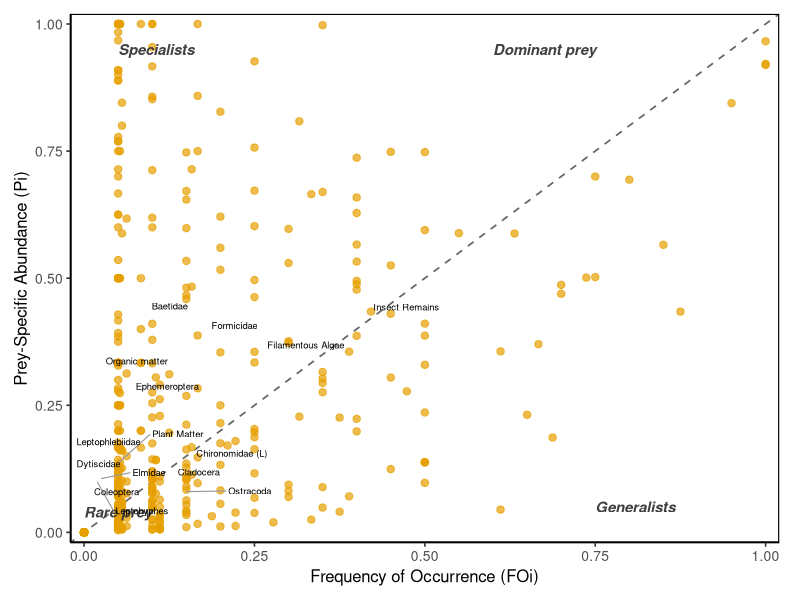
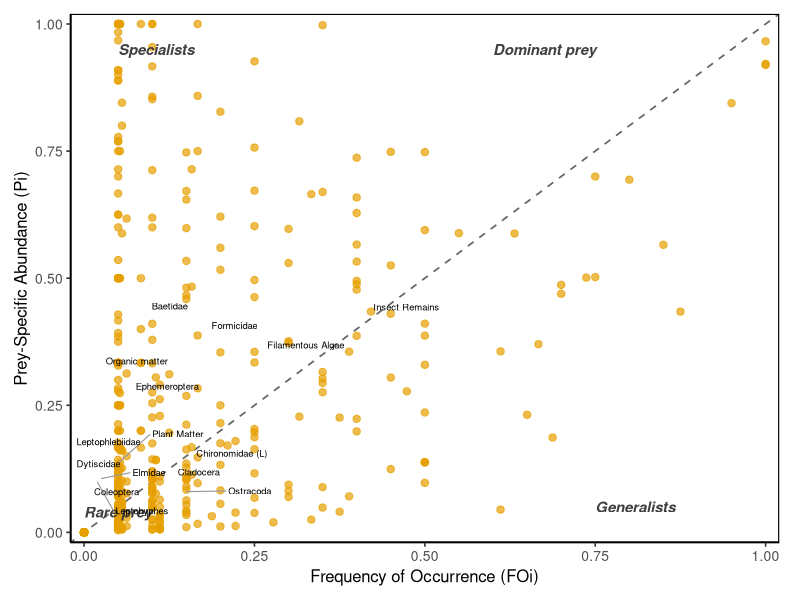
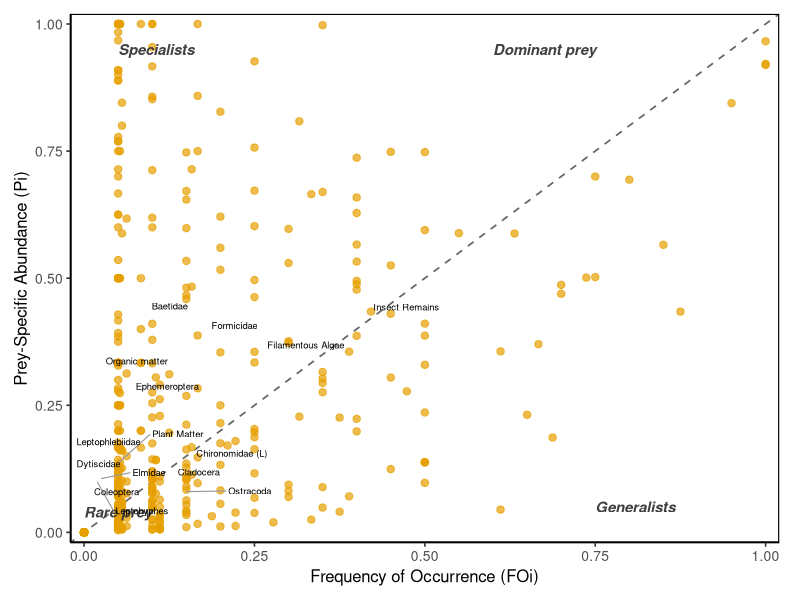

Here is the R script that generated these plots, in order:
# ============================================================
# Feeding Strategy Plot for Hemigrammus marginatus
# Amundsen et al. (1996) / Costello (1990) method
# FOi = Frequency of Occurrence; Pi = Prey-Specific Abundance
# ============================================================

library(ggplot2)
library(ggrepel)
library(dplyr)
library(readr)

# ------------------------------------------------------------
# 1. Load data
# ------------------------------------------------------------
diet <- read_csv("Pi_Foii.csv")

# Clean up any NA rows (e.g. blank rows at bottom of file)
diet <- diet %>% filter(!is.na(Local), !is.na(Prey))

# Rescale Pi to 0–1 to match FOi axis (Pi is in % so divide by 100)
diet <- diet %>% mutate(Pi_scaled = Pi / 100)

# ------------------------------------------------------------
# 2. Identify prey items to label
#    Label prey with FOi > 0.10 OR Pi_scaled > 0.10 (visible items)
# ------------------------------------------------------------
to_label <- diet %>%
  group_by(Prey) %>%
  summarise(FOi = mean(FOi), Pi = mean(Pi_scaled)) %>%
  filter(FOi > 0.10 | Pi > 0.10)

# ------------------------------------------------------------
# 3. Build the plot
# ------------------------------------------------------------
p <- ggplot(diet, aes(x = FOi, y = Pi_scaled)) +
  
  # --- diagonal reference line (1:1) ---
  geom_abline(slope = 1, intercept = 0,
              linetype = "dashed", colour = "grey40", linewidth = 0.6) +
  
  # --- data points ---
  geom_point(colour = "#E69F00", alpha = 0.7, size = 2.2) +
  
  # --- strategy zone labels ---
  # Upper-left zone: Specialist prey (high Pi, low FOi)
  annotate("text", x = 0.05, y = 0.95,
           label = "Specialists", fontface = "bold.italic",
           size = 3.8, colour = "grey25", hjust = 0) +
  
  # Lower-right zone: Generalist prey (high FOi, low Pi)
  annotate("text", x = 0.75, y = 0.05,
           label = "Generalists", fontface = "bold.italic",
           size = 3.8, colour = "grey25", hjust = 0) +
  
  # Upper-right zone: Dominant prey (high FOi AND high Pi)
  annotate("text", x = 0.60, y = 0.95,
           label = "Dominant prey", fontface = "bold.italic",
           size = 3.8, colour = "grey25", hjust = 0) +
  
  # Lower-left zone: Rare/unimportant prey
  annotate("text", x = 0.00, y = 0.04,
           label = "Rare prey", fontface = "bold.italic",
           size = 3.8, colour = "grey25", hjust = 0) +
  
  # --- prey item labels (ggrepel to avoid overlap) ---
  geom_text_repel(
    data = to_label,
    aes(x = FOi, y = Pi, label = Prey),
    size = 2.4,
    box.padding = 0.3,
    point.padding = 0.2,
    segment.colour = "grey60",
    segment.size = 0.4,
    max.overlaps = 30,
    seed = 42,
    nudge_x = ifelse(to_label$Prey == "Ostracoda", 0.08, 0),
    nudge_y = ifelse(to_label$Prey == "Ostracoda", 0.02, 0)
  ) +
  
  # --- axes & theme ---
  scale_x_continuous(limits = c(0, 1), expand = c(0.01, 0.01),
                     breaks = c(0, 0.25, 0.50, 0.75, 1.00),
                     labels = c("0.00", "0.25", "0.50", "0.75", "1.00")) +
  scale_y_continuous(limits = c(0, 1), expand = c(0.01, 0.01),
                     breaks = c(0, 0.25, 0.50, 0.75, 1.00),
                     labels = c("0.00", "0.25", "0.50", "0.75", "1.00")) +
  
  labs(
    x = "Frequency of Occurrence (FOi)",
    y = "Prey-Specific Abundance (Pi)"
  ) +
  
  theme_classic(base_size = 12) +
  theme(
    axis.title  = element_text(size = 12),
    axis.text   = element_text(size = 10),
    panel.border = element_rect(colour = "black", fill = NA, linewidth = 0.8),
    plot.margin = margin(10, 15, 10, 10)
  )
p
# ------------------------------------------------------------
# 4. Save the figure
# ------------------------------------------------------------
ggsave("Fig2_3_feeding_strategy.png", plot = p,
       width = 7, height = 6, dpi = 300, bg = "white")

ggsave("Fig2_3_feeding_strategy.pdf", plot = p,
       width = 7, height = 6, bg = "white")

message("Done! Files saved: Fig2_3_feeding_strategy.png / .pdf")
